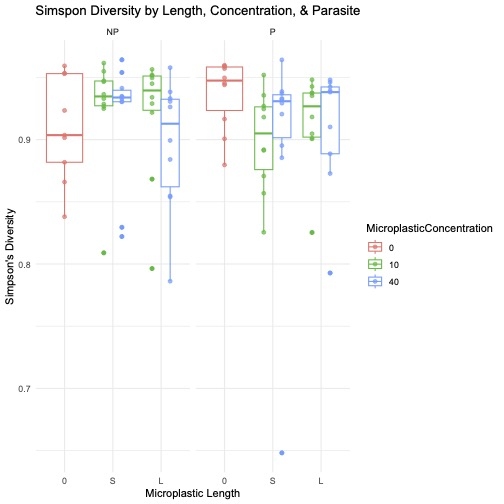

Here is the R script that generated this plot:
# Load required libraries
library(qiime2R)
library(ggplot2)
library(lme4)
library(lmerTest)
library(dplyr)
# For post-hoc Dunn's test:
library(dunn.test)

readRenviron(".Renviron")

# -------------------------------
# Load and Prepare Simpson Diversity Data
# -------------------------------

# Read the exported Simpson diversity TSV file
tsv_path <- file.path(Sys.getenv("BASE_DATA_PATH"), "rarefied_simpson.tsv")
simpson_data <- read.table(tsv_path, header = TRUE, sep = "\t", stringsAsFactors = FALSE)
head(simpson_data)

# Rename the first column to "SampleID_full" and the second column to "simpson"
names(simpson_data)[1] <- "SampleID_full"
names(simpson_data)[2] <- "simpson"

# -------------------------------
# Load Treatment Metadata and Merge
# -------------------------------

# Load the treatments CSV file (metadata)
treatment_data <- read.csv(file.path(Sys.getenv("BASE_DATA_PATH"),
                                     "Metadata for microbiota analysis.xlsx - PES MPF paper metadata.csv"),
                           header = TRUE, stringsAsFactors = FALSE)
head(treatment_data)

# Create a matching SampleID_full in the treatment data
treatment_data$SampleID_full <- sprintf("KA%03d", as.numeric(treatment_data$Sample.ID))

# Merge treatment metadata with Simpson diversity data
merged_data <- merge(treatment_data, simpson_data, by = "SampleID_full", all.x = TRUE)
head(merged_data)

# -------------------------------
# Prepare Treatment Variables
# -------------------------------

# Convert treatment variables to factors using appropriate columns
merged_data$MicroplasticLength <- factor(merged_data$MPF.length..Long.Short., levels = c("0", "S", "L"))
merged_data$MicroplasticConcentration <- factor(merged_data$Concentration..µg.L., levels = c("0", "10", "40"))
merged_data$Parasite <- factor(merged_data$Parasite..P.parasite.NP.non.parasite., levels = c("NP", "P"))



p_simpson <- ggplot(merged_data, aes(x = MicroplasticLength, y = simpson, color = MicroplasticConcentration)) +
  geom_boxplot(position = position_dodge(width = 0.75)) +
  geom_jitter(position = position_dodge(width = 0.75), alpha = 0.7) +
  facet_wrap(~ Parasite) +
  labs(title = "Simspon Diversity by Length, Concentration, & Parasite",
       x = "Microplastic Length",
       y = "Simpson's Diversity") +
  theme_minimal()

p_simpson
